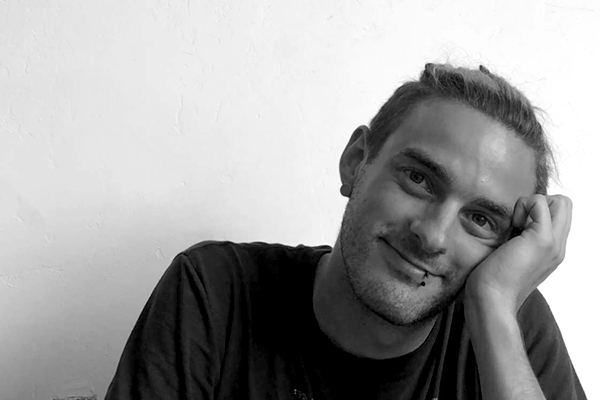
#> input picture Numerical Optimization Project/Bas.png, 600 x 400 px
$ python 'ROF Dual.py'   (older library calls are emulated)
#> lines starting #> are read from the running program, lines starting #| are printed output that depends on the picture
# -*- coding: utf-8 -*-
"""
Created on Tue Nov 13 11:13:31 2018

@author: bazzz
"""

import numpy as np
import scipy as sp
from math import sqrt
import matplotlib.pyplot as plt
from scipy.misc import face
import time
from imageio import imread, imsave

# [4 lines of commented-out code are left out]
Z = imread('Bas.png')[:,:,0]/255
#> Z: shape (400, 600) float64; min 0, max 1, mean 0.626
imgName = 'Bas'

np.random.seed(3929)

def imgNoise(A):
    Anew = A+ 0.1 * np.random.normal(size=A.shape)
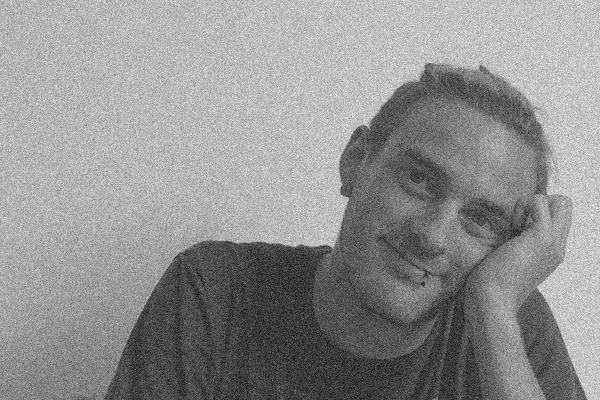
#> Anew: shape (400, 600) float64; min -0.427, max 1.42, mean 0.627; drawn with min black and max white
    return Anew

def nabla(A):
    h,w = A.shape
#> h = 400; w = 600
    dA = np.zeros([h,w,2])
    #dA_x = A(x+1,y) - A(x,y) (Border = 0)
    dA[:-1,:,1] = A[1:,:] - A[:-1,:]
    #dA_y = A(x,y+1) - A(x,y) (Border = 0)
    dA[:,:-1,0] = A[:,1:] - A[:,:-1]
    return dA

def nablaT(G):
    h,w = G.shape[:2]
    I = np.zeros((h,w),G.dtype)
    I[:,:-1] -= G[:,:-1,0]
    I[:,1:] += G[:,:-1,0]
    I[:-1] -= G[:-1,:,1]
    I[1:] += G[:-1,:,1]
    return I

def anorm(x):
    return np.sqrt((x*x).sum(-1))


def ROFNorm(X, Orig, clambda):
    TV = anorm(nabla(X)).sum()
    Edata = ((X - Orig)**2).sum()
    return clambda*TV + Edata

def project_nd(P, r):
    nP = np.maximum(1.0, anorm(P)/r)
    return P / nP[...,np.newaxis]


# setting step sizes and other params
L2 = 8.0        #???
tau = 0.02      #Step size?
sigma = 1.0 / (L2*tau)#Step size?
theta = 1.0 #???

clambda = 8
iter_n = 101

X = imgNoise(Z)
Y = np.copy(X)
P = nabla(Y)
clock1 = time.clock()
for i in range(0,iter_n):
    P = project_nd( P + sigma*nabla(Y), 1.0) #pixelwise projection onto circle radius 1
    lt = clambda * tau
    Y = (Y - tau * nablaT(P) + lt * X) / (1.0 + lt)
#> this loop made 101 passes
#> pass 1, in project_nd, `nP = np.maximum(1.0, anorm(P)/r)`:
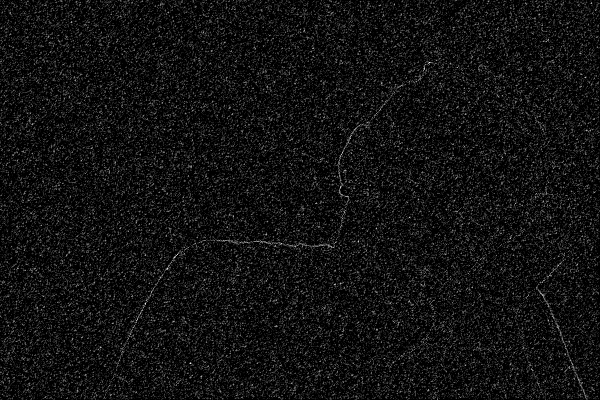
#> nP: shape (400, 600) float64; min 1, max 7.25, mean 1.43; drawn with min black and max white
clock2 = time.clock()

print(clock2-clock1)

plt.gray()
plt.imshow(Z)
imsave('.\ROFDual\ Orig'+imgName+'.png',Z)
plt.show()

plt.gray()
plt.imshow(X)
imsave('.\ROFDual\ Noisy'+imgName+'.png',X)
plt.show()

plt.gray()
plt.imshow(Y)
imsave('.\ROFDual\ Denoi'+imgName+'.png',Y)
plt.show()

$ run again, with Numerical Optimization Project/Rain.jpg saved as Numerical Optimization Project/Bas.png
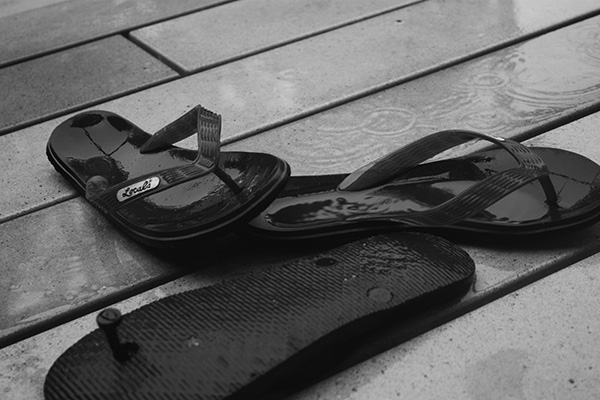
#> input picture Numerical Optimization Project/Rain.jpg, 600 x 400 px
#> in imgNoise, `Anew = A+ 0.1 * np.random.normal(size=A.shape)`:
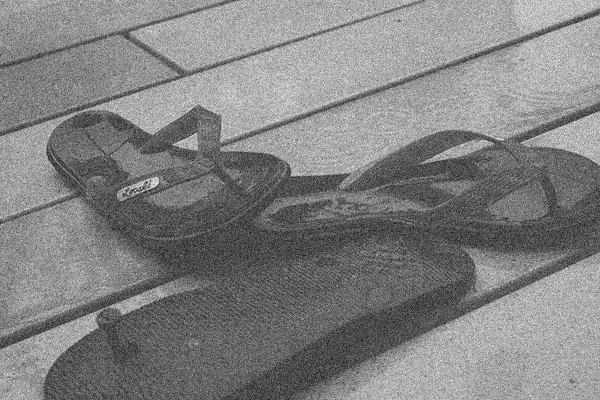
#> Anew: shape (400, 600) float64; min -0.391, max 1.14, mean 0.391; drawn with min black and max white
#> the loop `for i in range(0,iter_n):` made 101 passes
#> pass 1, in project_nd, `nP = np.maximum(1.0, anorm(P)/r)`:
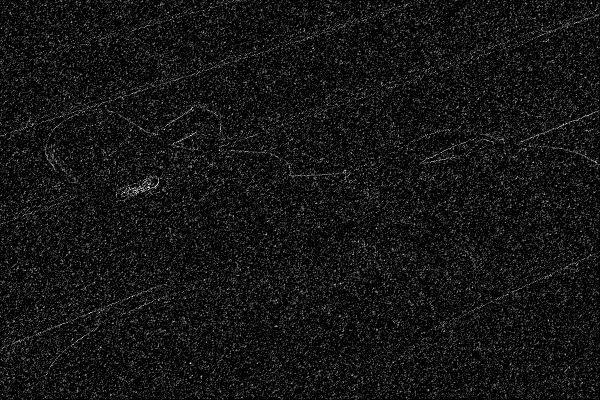
#> nP: shape (400, 600) float64; min 1, max 7.08, mean 1.46; drawn with min black and max white
